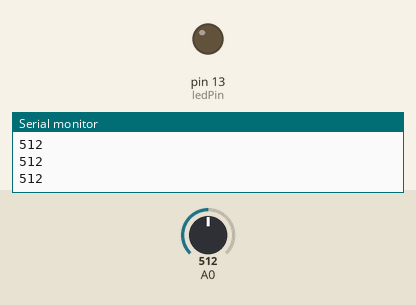
Simulated run of this sketch. Board: Arduino Uno, built with avr-gcc and run on an emulated ATmega328P. On the bench: output pins drawn as LEDs (lit = HIGH), the last lines printed to the serial monitor. The test bench sets the inputs (shaded band); at power-on: A0 = 512.

Above: at 1.2 s.
1.3 s: A0 set to 211
2.8 s: A0 set to 191
At 3.5 s:
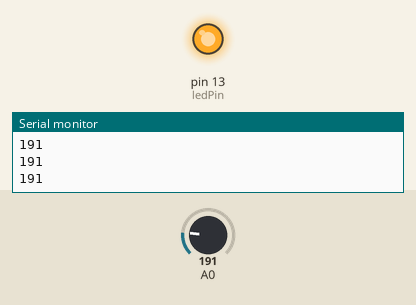
4.3 s: A0 set to 210
At 4.6 s:
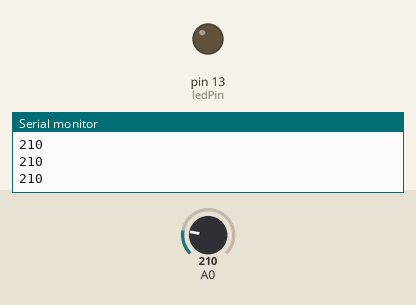
5.8 s: A0 set to 190
At 7.0 s:
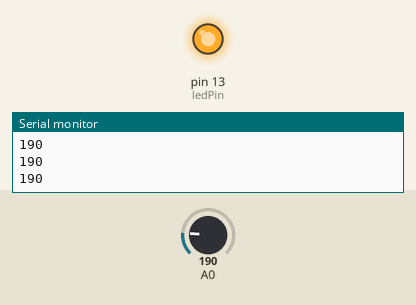
Timing chart, 0 to 8.3 s (numbered marks = the images above; inputs shaded):
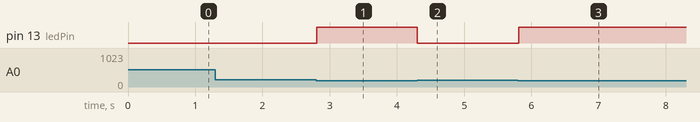

The sketch:

Turning_on_a_led_with_a_photoresistor.ino
```cpp
const int ledPin = 13;
// the setup routine runs once when you press reset:
void setup() {
  // initialize serial communication at 9600 bits per second to get an estimate of the value the arduino is reading:
  Serial.begin(9600);
  pinMode(ledPin, OUTPUT);
}


void loop() {

  int sensorValue = analogRead(A0);

  Serial.println(sensorValue);
  if (sensorValue>=200) {
    digitalWrite(ledPin, LOW);
  } else {
    digitalWrite(ledPin, HIGH);
  }
}
```

Measured:
- the behaviour switches between 200 and 199 on A0 (found by bisection; images 0 and 1)
- after the input at 2.8 s, pin 13 (ledPin): LOW → HIGH at once
- after the input at 4.3 s, pin 13 (ledPin): HIGH → LOW at once
- after the input at 5.8 s, pin 13 (ledPin): LOW → HIGH at once
